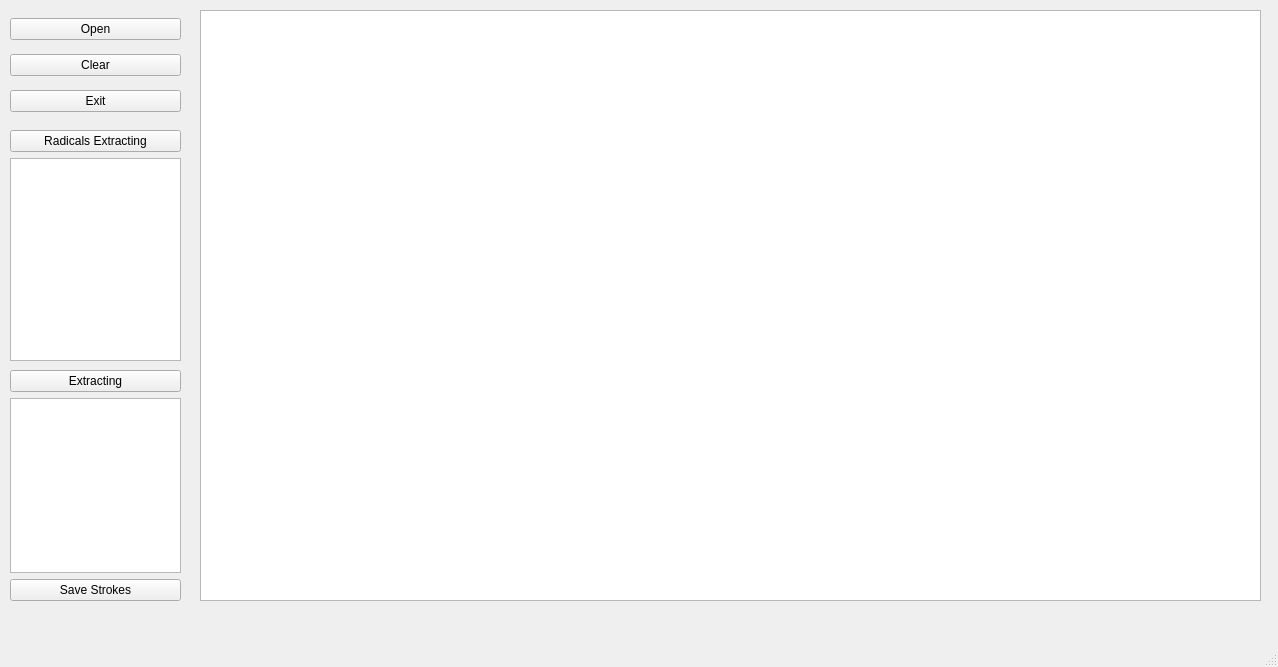
<?xml version="1.0" encoding="UTF-8"?>
<ui version="4.0">
 <class>MainWindow</class>
 <widget class="QMainWindow" name="MainWindow">
  <property name="geometry">
   <rect>
    <x>0</x>
    <y>0</y>
    <width>1278</width>
    <height>667</height>
   </rect>
  </property>
  <property name="windowTitle">
   <string>MainWindow</string>
  </property>
  <widget class="QWidget" name="centralwidget">
   <widget class="QWidget" name="verticalLayoutWidget">
    <property name="geometry">
     <rect>
      <x>10</x>
      <y>10</y>
      <width>171</width>
      <height>111</height>
     </rect>
    </property>
    <layout class="QVBoxLayout" name="verticalLayout">
     <item>
      <widget class="QPushButton" name="open_btn">
       <property name="text">
        <string>Open</string>
       </property>
      </widget>
     </item>
     <item>
      <widget class="QPushButton" name="clear_btn">
       <property name="text">
        <string>Clear</string>
       </property>
      </widget>
     </item>
     <item>
      <widget class="QPushButton" name="exit_btn">
       <property name="text">
        <string>Exit</string>
       </property>
      </widget>
     </item>
    </layout>
   </widget>
   <widget class="QGraphicsView" name="image_view">
    <property name="geometry">
     <rect>
      <x>200</x>
      <y>10</y>
      <width>1061</width>
      <height>591</height>
     </rect>
    </property>
   </widget>
   <widget class="QWidget" name="verticalLayoutWidget_2">
    <property name="geometry">
     <rect>
      <x>10</x>
      <y>130</y>
      <width>171</width>
      <height>231</height>
     </rect>
    </property>
    <layout class="QVBoxLayout" name="verticalLayout_2">
     <item>
      <widget class="QPushButton" name="radicalExtract_btn">
       <property name="text">
        <string>Radicals Extracting</string>
       </property>
      </widget>
     </item>
     <item>
      <widget class="QListView" name="radical_listview"/>
     </item>
    </layout>
   </widget>
   <widget class="QWidget" name="verticalLayoutWidget_3">
    <property name="geometry">
     <rect>
      <x>10</x>
      <y>370</y>
      <width>171</width>
      <height>231</height>
     </rect>
    </property>
    <layout class="QVBoxLayout" name="verticalLayout_3">
     <item>
      <widget class="QPushButton" name="extract_btn">
       <property name="text">
        <string>Extracting</string>
       </property>
      </widget>
     </item>
     <item>
      <widget class="QListView" name="stroke_listview"/>
     </item>
     <item>
      <widget class="QPushButton" name="saveStroke_btn">
       <property name="text">
        <string>Save Strokes</string>
       </property>
      </widget>
     </item>
    </layout>
   </widget>
  </widget>
  <widget class="QMenuBar" name="menubar">
   <property name="geometry">
    <rect>
     <x>0</x>
     <y>0</y>
     <width>1278</width>
     <height>22</height>
    </rect>
   </property>
  </widget>
  <widget class="QStatusBar" name="statusbar"/>
 </widget>
 <resources/>
 <connections/>
</ui>
